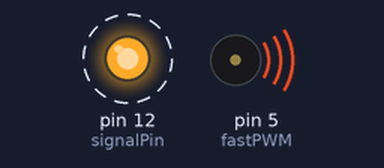
Recording of a sketch running on a simulated Arduino Mega 2560, built with avr-gcc and run on an emulated ATmega2560. Shown: output pins drawn as LEDs (lit = HIGH), buzzer (waves = sounding). Dashed ring = blinking. Pins used as bus, display or sensor lines are not drawn.

Above: at 0.21 s.
Timing chart, 0 to 3.0 s (numbered marks = the images above):
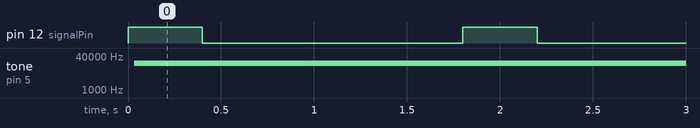

The sketch:

Communication.ino
```cpp
int fastPWM = 5;
int signalPin = 12;

void setup()
{
  pinMode(fastPWM, OUTPUT);
  pinMode(signalPin, OUTPUT);

  Serial.begin(9600);

  //Serial1.begin(1200);

  TCCR3A = _BV(COM3A0) | _BV(COM3B0) | _BV(WGM30) | _BV(WGM31);

  // sets COM Output Mode to FastPWM with toggle of OC3A on compare match with OCR3A

  // also sets WGM to mode 15: FastPWM with top set by OCR3A

  TCCR3B = _BV(WGM32) | _BV(WGM33) |  _BV(CS31);

  // sets WGM as stated above; sets clock scaling to "divide by 8"

  OCR3A = 53;

  // above sets the counter value at which register resets to 0x0000;

  // generate 18.523 kHz when OCR3A=53 on Mega pin 5

  // Serial.println(TCCR3A, BIN);Serial.println(TCCR3B, BIN);

}

void loop()
{
      digitalWrite(signalPin, HIGH);
      delay(400);
      digitalWrite(signalPin, LOW);
      delay(400);
      delay(1000);
}
```

Measured:
- by itself, pin 12 (signalPin): alternates HIGH for 0.40 s and LOW for 1.4 s
- by itself, tone on pin 5 (fastPWM): silent → 18519 Hz at 0.03 s
